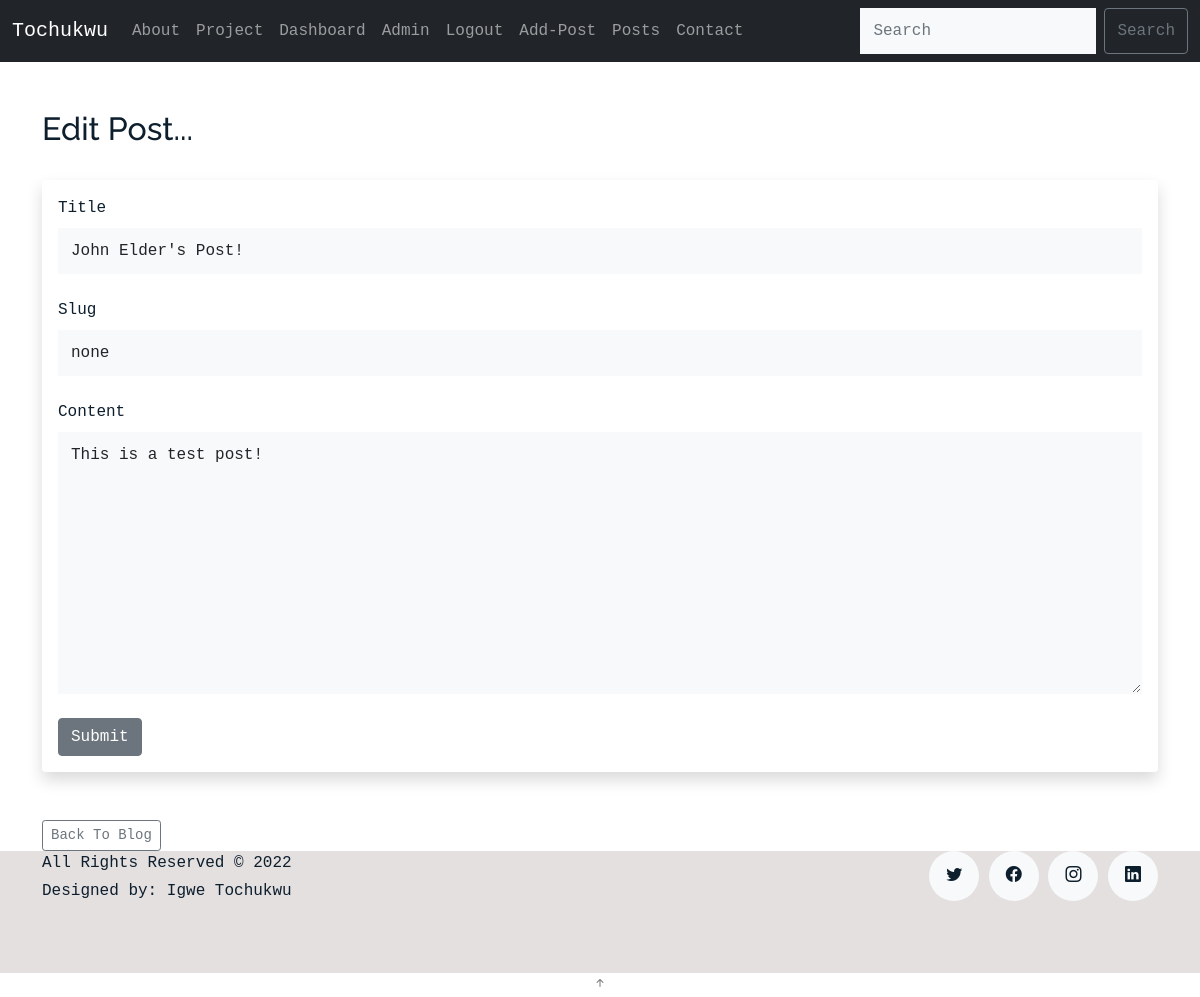
Screenshot of /posts/edit/3 (signed in) with the database file from the repository.
### app.py (models this page shows)
class Posts(db.Model):
    id = db.Column(db.Integer, primary_key=True)
    title = db.Column(db.String(255))
    content = db.Column(db.Text)
    date_posted = db.Column(db.DateTime, default=datetime.utcnow)
    slug = db.Column(db.String(255))
    poster_id = db.Column(db.Integer, db.ForeignKey('users.id'))

### app.py (the view, shortened to what this page needs)
@app.route('/posts/edit/<int:id>', methods=['GET', 'POST'])
@login_required
def edit_post(id):
    post = Posts.query.get_or_404(id)
    form = PostForm()
    if current_user.id == post.poster_id or current_user.id == 14:
        form.title.data = post.title
        form.slug.data = post.slug
        form.content.data = post.content
        return render_template('edit_post.html', form=form)
    else:
        flash("You Aren't Authorized To Edit This Post...")
        posts = Posts.query.order_by(Posts.date_posted)
        return render_template("posts.html", posts=posts)

### webforms.py
class PostForm(FlaskForm):
	title = StringField("Title", validators=[DataRequired()])
	content = CKEditorField('Content', validators=[DataRequired()])
	slug = StringField("Slug", validators=[DataRequired()])
	submit = SubmitField("Submit")

class SearchForm(FlaskForm):
	searched = StringField("Searched", validators=[DataRequired()])
	submit = SubmitField("Submit")

### app.py (called while the page is built)
@login_manager.user_loader
def load_user(user_id):
    return Users.query.get(int(user_id))

@app.context_processor
def base():
    form = SearchForm()
    return dict(form=form)

### templates/edit_post.html (shortened to what this page needs)
{% extends 'base.html' %}
{% block content %}
<br/>
<h2>Edit Post...</h2>
<br/>
<div class="shadow p-3 mb-5 bg-body rounded">
	<form method="POST">
		{{ form.title.label(class="form-label") }}
		{{ form.title(class="form-control") }}
		<br/>
		{{ form.slug.label(class="form-label") }}
		{{ form.slug(class="form-control") }}
		<br/>
		{{ form.content.label(class="form-label") }}
		{{ form.content(class="form-control", rows="10") }}
		<br/>
		{{ form.submit(class="btn btn-secondary") }}
	</form>
</div>
<a href="{{ url_for('posts')}}" class="btn btn-outline-secondary btn-sm">Back To Blog</a>
{% endblock %}

### static/css/style.css (style rules this page uses)
body { background: #f4f4f4; }

### static/assets/css/style.css (style rules this page uses)
body { font-family: "Inconsolata", monospace; color: #0d1e2d; }
a { color: #777; text-decoration: none; }
h1, h2, h3, h4, h5, h6, .font-heading { font-family: "Raleway", sans-serif; }
.form-control { border-radius: 0; background: #f8f9fa; border: 1px solid transparent; padding-top: 10px !important; padding-bottom: 10px !important; }

### rows the page displays
Posts: title "John Elder's Post!", slug "none", content "This is a test post!"
